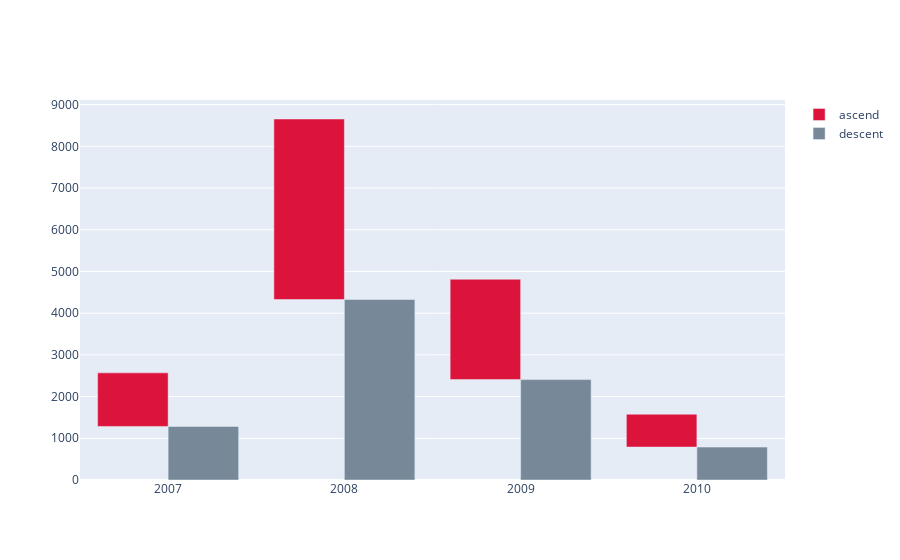

The notebook cell this image was saved under:
### Code cell
fig = go.Figure()
fig.add_trace(go.Bar(x=df_yearsales_region.Year, y=df_sales.Sales,
                base=df_sales.Sales,
                marker_color='crimson',
                name='ascend'))
fig.add_trace(go.Bar(x=df_yearsales_region.Year, y=df_sales.Sales,
                base=0,
                marker_color='lightslategrey',
                name='descent'))

fig.show()

### Figure 1 — Plotly figure (JSON) as saved in the notebook; plotly's stock layout.template omitted (floating-point values rounded to 4 significant figures)
{"data": [{"base": [4327.0, 2407.0, 1284.0, 788.9], "marker": {"color": "crimson"}, "name": "ascend", "type": "bar", "x": [2008, 2009, 2007, 2010, 2006], "y": [4327.0, 2407.0, 1284.0, 788.9]}, {"base": 0, "marker": {"color": "lightslategrey"}, "name": "descent", "type": "bar", "x": [2008, 2009, 2007, 2010, 2006], "y": [4327.0, 2407.0, 1284.0, 788.9]}], "layout": {}}
